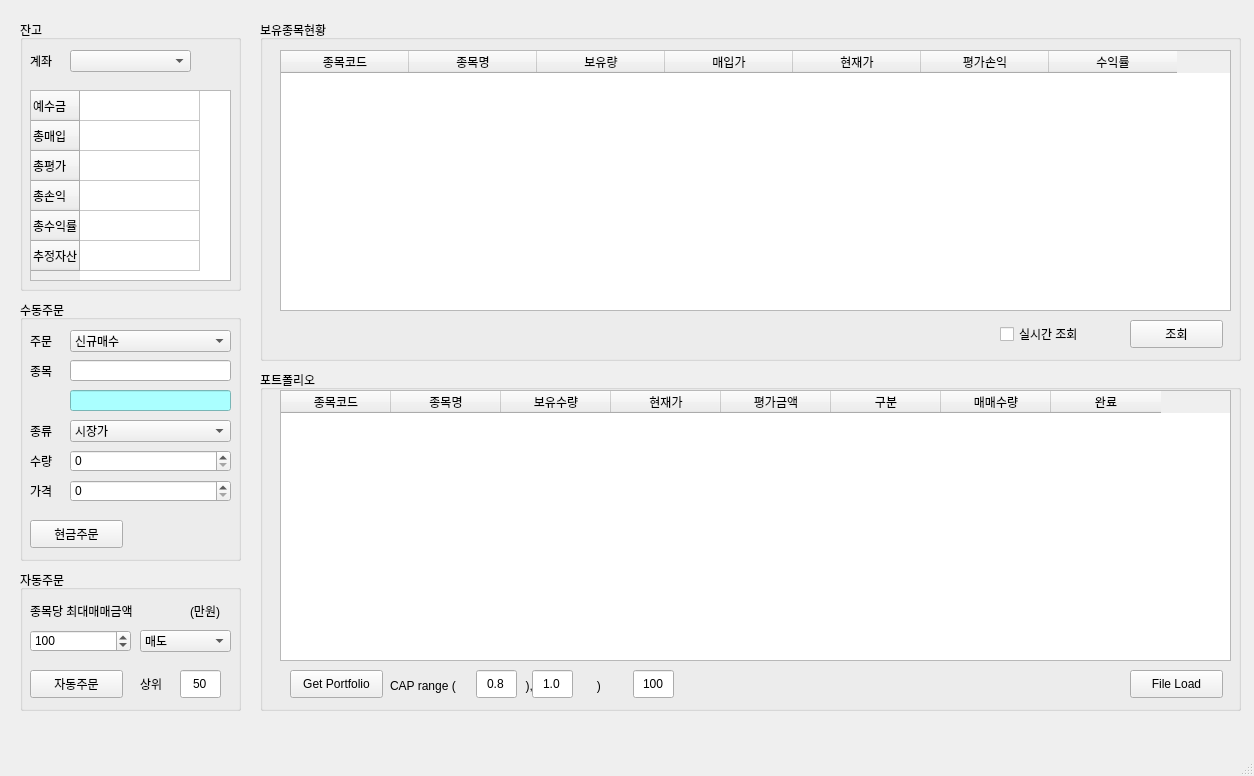
<?xml version="1.0" encoding="UTF-8"?>
<ui version="4.0">
 <class>MainWindow</class>
 <widget class="QMainWindow" name="MainWindow">
  <property name="geometry">
   <rect>
    <x>0</x>
    <y>0</y>
    <width>1254</width>
    <height>776</height>
   </rect>
  </property>
  <property name="minimumSize">
   <size>
    <width>900</width>
    <height>600</height>
   </size>
  </property>
  <property name="windowTitle">
   <string>HdTrader v0.0</string>
  </property>
  <property name="windowIcon">
   <iconset>
    <normaloff>hdtrader_icon.ico</normaloff>hdtrader_icon.ico</iconset>
  </property>
  <property name="unifiedTitleAndToolBarOnMac">
   <bool>false</bool>
  </property>
  <widget class="QWidget" name="centralwidget">
   <widget class="QGroupBox" name="groupBox">
    <property name="geometry">
     <rect>
      <x>20</x>
      <y>20</y>
      <width>221</width>
      <height>271</height>
     </rect>
    </property>
    <property name="title">
     <string>잔고</string>
    </property>
    <widget class="QLabel" name="label_account">
     <property name="geometry">
      <rect>
       <x>10</x>
       <y>30</y>
       <width>64</width>
       <height>21</height>
      </rect>
     </property>
     <property name="text">
      <string>계좌</string>
     </property>
    </widget>
    <widget class="QComboBox" name="comboBox_account">
     <property name="geometry">
      <rect>
       <x>50</x>
       <y>30</y>
       <width>121</width>
       <height>22</height>
      </rect>
     </property>
    </widget>
    <widget class="QTableWidget" name="tableWidget_jango">
     <property name="geometry">
      <rect>
       <x>10</x>
       <y>70</y>
       <width>201</width>
       <height>191</height>
      </rect>
     </property>
     <property name="inputMethodHints">
      <set>Qt::ImhNone</set>
     </property>
     <property name="lineWidth">
      <number>0</number>
     </property>
     <property name="columnCount">
      <number>1</number>
     </property>
     <attribute name="horizontalHeaderVisible">
      <bool>false</bool>
     </attribute>
     <attribute name="horizontalHeaderCascadingSectionResizes">
      <bool>false</bool>
     </attribute>
     <attribute name="horizontalHeaderDefaultSectionSize">
      <number>120</number>
     </attribute>
     <attribute name="verticalHeaderDefaultSectionSize">
      <number>30</number>
     </attribute>
     <row>
      <property name="text">
       <string>예수금</string>
      </property>
     </row>
     <row>
      <property name="text">
       <string>총매입</string>
      </property>
     </row>
     <row>
      <property name="text">
       <string>총평가</string>
      </property>
     </row>
     <row>
      <property name="text">
       <string>총손익</string>
      </property>
     </row>
     <row>
      <property name="text">
       <string>총수익률</string>
      </property>
     </row>
     <row>
      <property name="text">
       <string>추정자산</string>
      </property>
     </row>
     <column/>
    </widget>
   </widget>
   <widget class="QGroupBox" name="groupBox_2">
    <property name="geometry">
     <rect>
      <x>260</x>
      <y>20</y>
      <width>981</width>
      <height>341</height>
     </rect>
    </property>
    <property name="title">
     <string>보유종목현황</string>
    </property>
    <widget class="QTableWidget" name="tableWidget_stock">
     <property name="geometry">
      <rect>
       <x>20</x>
       <y>30</y>
       <width>951</width>
       <height>261</height>
      </rect>
     </property>
     <attribute name="horizontalHeaderDefaultSectionSize">
      <number>128</number>
     </attribute>
     <column>
      <property name="text">
       <string>종목코드</string>
      </property>
     </column>
     <column>
      <property name="text">
       <string>종목명</string>
      </property>
     </column>
     <column>
      <property name="text">
       <string>보유량</string>
      </property>
     </column>
     <column>
      <property name="text">
       <string>매입가</string>
      </property>
     </column>
     <column>
      <property name="text">
       <string>현재가</string>
      </property>
     </column>
     <column>
      <property name="text">
       <string>평가손익</string>
      </property>
     </column>
     <column>
      <property name="text">
       <string>수익률</string>
      </property>
     </column>
    </widget>
    <widget class="QCheckBox" name="checkBox_check_balance_real">
     <property name="geometry">
      <rect>
       <x>740</x>
       <y>300</y>
       <width>111</width>
       <height>28</height>
      </rect>
     </property>
     <property name="text">
      <string>실시간 조회</string>
     </property>
    </widget>
    <widget class="QPushButton" name="pushButton_check_balance">
     <property name="geometry">
      <rect>
       <x>870</x>
       <y>300</y>
       <width>93</width>
       <height>28</height>
      </rect>
     </property>
     <property name="text">
      <string>조회</string>
     </property>
    </widget>
   </widget>
   <widget class="QGroupBox" name="groupBox_3">
    <property name="geometry">
     <rect>
      <x>20</x>
      <y>300</y>
      <width>221</width>
      <height>261</height>
     </rect>
    </property>
    <property name="title">
     <string>수동주문</string>
    </property>
    <widget class="QLabel" name="label_hoga">
     <property name="geometry">
      <rect>
       <x>10</x>
       <y>120</y>
       <width>64</width>
       <height>21</height>
      </rect>
     </property>
     <property name="text">
      <string>종류</string>
     </property>
    </widget>
    <widget class="QSpinBox" name="spinBox_price">
     <property name="geometry">
      <rect>
       <x>50</x>
       <y>180</y>
       <width>161</width>
       <height>22</height>
      </rect>
     </property>
     <property name="maximum">
      <number>100000000</number>
     </property>
    </widget>
    <widget class="QLabel" name="label_order">
     <property name="geometry">
      <rect>
       <x>10</x>
       <y>30</y>
       <width>64</width>
       <height>21</height>
      </rect>
     </property>
     <property name="text">
      <string>주문</string>
     </property>
    </widget>
    <widget class="QLabel" name="label_num">
     <property name="geometry">
      <rect>
       <x>10</x>
       <y>150</y>
       <width>64</width>
       <height>21</height>
      </rect>
     </property>
     <property name="text">
      <string>수량</string>
     </property>
    </widget>
    <widget class="QPushButton" name="pushButton_order">
     <property name="geometry">
      <rect>
       <x>10</x>
       <y>220</y>
       <width>93</width>
       <height>28</height>
      </rect>
     </property>
     <property name="text">
      <string>현금주문</string>
     </property>
    </widget>
    <widget class="QLabel" name="label_code">
     <property name="geometry">
      <rect>
       <x>10</x>
       <y>60</y>
       <width>64</width>
       <height>21</height>
      </rect>
     </property>
     <property name="text">
      <string>종목</string>
     </property>
    </widget>
    <widget class="QLineEdit" name="lineEdit_code">
     <property name="geometry">
      <rect>
       <x>50</x>
       <y>60</y>
       <width>161</width>
       <height>21</height>
      </rect>
     </property>
    </widget>
    <widget class="QLineEdit" name="lineEdit_name">
     <property name="geometry">
      <rect>
       <x>50</x>
       <y>90</y>
       <width>161</width>
       <height>21</height>
      </rect>
     </property>
     <property name="styleSheet">
      <string notr="true">background-color: rgb(170, 255, 255);</string>
     </property>
    </widget>
    <widget class="QComboBox" name="comboBox_order_type">
     <property name="geometry">
      <rect>
       <x>50</x>
       <y>30</y>
       <width>161</width>
       <height>22</height>
      </rect>
     </property>
     <item>
      <property name="text">
       <string>신규매수</string>
      </property>
     </item>
     <item>
      <property name="text">
       <string>신규매도</string>
      </property>
     </item>
     <item>
      <property name="text">
       <string>매수취소</string>
      </property>
     </item>
     <item>
      <property name="text">
       <string>매도취소</string>
      </property>
     </item>
    </widget>
    <widget class="QLabel" name="label_price">
     <property name="geometry">
      <rect>
       <x>10</x>
       <y>180</y>
       <width>64</width>
       <height>21</height>
      </rect>
     </property>
     <property name="text">
      <string>가격</string>
     </property>
    </widget>
    <widget class="QComboBox" name="comboBox_hoga">
     <property name="geometry">
      <rect>
       <x>50</x>
       <y>120</y>
       <width>161</width>
       <height>22</height>
      </rect>
     </property>
     <item>
      <property name="text">
       <string>시장가</string>
      </property>
     </item>
     <item>
      <property name="text">
       <string>지정가</string>
      </property>
     </item>
    </widget>
    <widget class="QSpinBox" name="spinBox_num">
     <property name="geometry">
      <rect>
       <x>50</x>
       <y>150</y>
       <width>161</width>
       <height>22</height>
      </rect>
     </property>
     <property name="maximum">
      <number>100000</number>
     </property>
    </widget>
   </widget>
   <widget class="QGroupBox" name="groupBox_4">
    <property name="geometry">
     <rect>
      <x>260</x>
      <y>370</y>
      <width>981</width>
      <height>341</height>
     </rect>
    </property>
    <property name="title">
     <string>포트폴리오</string>
    </property>
    <widget class="QPushButton" name="btn_file_load">
     <property name="geometry">
      <rect>
       <x>870</x>
       <y>300</y>
       <width>93</width>
       <height>28</height>
      </rect>
     </property>
     <property name="text">
      <string>File Load</string>
     </property>
    </widget>
    <widget class="QTableWidget" name="tableWidget_portfolio">
     <property name="geometry">
      <rect>
       <x>20</x>
       <y>20</y>
       <width>951</width>
       <height>271</height>
      </rect>
     </property>
     <attribute name="horizontalHeaderDefaultSectionSize">
      <number>110</number>
     </attribute>
     <column>
      <property name="text">
       <string>종목코드</string>
      </property>
     </column>
     <column>
      <property name="text">
       <string>종목명</string>
      </property>
     </column>
     <column>
      <property name="text">
       <string>보유수량</string>
      </property>
     </column>
     <column>
      <property name="text">
       <string>현재가</string>
      </property>
     </column>
     <column>
      <property name="text">
       <string>평가금액</string>
      </property>
     </column>
     <column>
      <property name="text">
       <string>구분</string>
      </property>
     </column>
     <column>
      <property name="text">
       <string>매매수량</string>
      </property>
     </column>
     <column>
      <property name="text">
       <string>완료</string>
      </property>
     </column>
    </widget>
    <widget class="QPushButton" name="pushButton_get_portfolio">
     <property name="geometry">
      <rect>
       <x>30</x>
       <y>300</y>
       <width>93</width>
       <height>28</height>
      </rect>
     </property>
     <property name="text">
      <string>Get Portfolio</string>
     </property>
    </widget>
    <widget class="QLabel" name="label_3">
     <property name="geometry">
      <rect>
       <x>130</x>
       <y>300</y>
       <width>321</width>
       <height>31</height>
      </rect>
     </property>
     <property name="text">
      <string>CAP range (          :          ), rank (         )</string>
     </property>
    </widget>
    <widget class="QLineEdit" name="lineEdit_high">
     <property name="geometry">
      <rect>
       <x>216</x>
       <y>300</y>
       <width>41</width>
       <height>28</height>
      </rect>
     </property>
     <property name="text">
      <string>0.8</string>
     </property>
     <property name="alignment">
      <set>Qt::AlignCenter</set>
     </property>
    </widget>
    <widget class="QLineEdit" name="lineEdit_low">
     <property name="geometry">
      <rect>
       <x>272</x>
       <y>300</y>
       <width>41</width>
       <height>28</height>
      </rect>
     </property>
     <property name="text">
      <string>1.0</string>
     </property>
     <property name="alignment">
      <set>Qt::AlignCenter</set>
     </property>
    </widget>
    <widget class="QLineEdit" name="lineEdit_rank">
     <property name="geometry">
      <rect>
       <x>373</x>
       <y>300</y>
       <width>41</width>
       <height>28</height>
      </rect>
     </property>
     <property name="text">
      <string>100</string>
     </property>
     <property name="alignment">
      <set>Qt::AlignCenter</set>
     </property>
    </widget>
   </widget>
   <widget class="QGroupBox" name="groupBox_5">
    <property name="geometry">
     <rect>
      <x>20</x>
      <y>570</y>
      <width>221</width>
      <height>141</height>
     </rect>
    </property>
    <property name="title">
     <string>자동주문</string>
    </property>
    <widget class="QLabel" name="label">
     <property name="geometry">
      <rect>
       <x>10</x>
       <y>30</y>
       <width>141</width>
       <height>21</height>
      </rect>
     </property>
     <property name="text">
      <string>종목당 최대매매금액</string>
     </property>
    </widget>
    <widget class="QLabel" name="label_2">
     <property name="geometry">
      <rect>
       <x>170</x>
       <y>30</y>
       <width>64</width>
       <height>21</height>
      </rect>
     </property>
     <property name="text">
      <string>(만원)</string>
     </property>
    </widget>
    <widget class="QSpinBox" name="spinBox_price_auto">
     <property name="geometry">
      <rect>
       <x>10</x>
       <y>60</y>
       <width>101</width>
       <height>22</height>
      </rect>
     </property>
     <property name="maximum">
      <number>10000</number>
     </property>
     <property name="singleStep">
      <number>100</number>
     </property>
     <property name="value">
      <number>100</number>
     </property>
    </widget>
    <widget class="QPushButton" name="pushButton_order_auto">
     <property name="geometry">
      <rect>
       <x>10</x>
       <y>100</y>
       <width>93</width>
       <height>28</height>
      </rect>
     </property>
     <property name="text">
      <string>자동주문</string>
     </property>
    </widget>
    <widget class="QComboBox" name="comboBox_order_type_auto">
     <property name="geometry">
      <rect>
       <x>120</x>
       <y>60</y>
       <width>91</width>
       <height>22</height>
      </rect>
     </property>
     <item>
      <property name="text">
       <string>매도</string>
      </property>
     </item>
     <item>
      <property name="text">
       <string>매수</string>
      </property>
     </item>
     <item>
      <property name="text">
       <string>매도매수</string>
      </property>
     </item>
    </widget>
    <widget class="QLabel" name="label_4">
     <property name="geometry">
      <rect>
       <x>120</x>
       <y>100</y>
       <width>41</width>
       <height>28</height>
      </rect>
     </property>
     <property name="text">
      <string>상위</string>
     </property>
    </widget>
    <widget class="QLineEdit" name="lineEdit_rank_meme">
     <property name="geometry">
      <rect>
       <x>160</x>
       <y>100</y>
       <width>41</width>
       <height>28</height>
      </rect>
     </property>
     <property name="text">
      <string>50</string>
     </property>
     <property name="alignment">
      <set>Qt::AlignCenter</set>
     </property>
    </widget>
   </widget>
  </widget>
  <widget class="QMenuBar" name="menubar">
   <property name="geometry">
    <rect>
     <x>0</x>
     <y>0</y>
     <width>1254</width>
     <height>26</height>
    </rect>
   </property>
  </widget>
  <widget class="QStatusBar" name="statusbar"/>
 </widget>
 <resources/>
 <connections/>
</ui>
